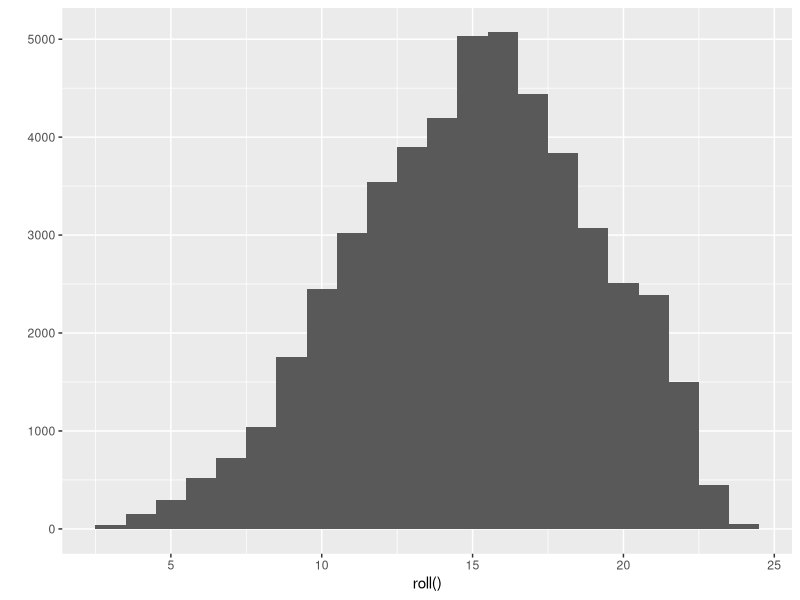

The R source for this figure: (Note: this script raises an error after producing the figure.)
## ---- chunk 1
# load ggplot library for histogramm
library(ggplot2)

# roll function
roll <- function(max_rolls = 50000, sides = 1:8, num_of_dice = 3) {

  # function to roll three 8 sided dice one time
  roll_once <- function(){
    dice <- sample(sides, num_of_dice, replace = TRUE, prob = c(1/10, 1/10, 1/10, 1/10, 1/10, 1/10, 3/10, 1/10))
    sum(dice)
  }
  
  # replicate the dice roll 50000 times and store the result in the object rolls
  rolls <- replicate(max_rolls, roll_once())
  
  # return the value of rolls
  return(rolls)
}

# produce a histogramm of the results
qplot(roll(), binwidth =1)
## ---- chunk 2
# function, that rescales vector
rescale01 <- function(x) {
  
  # check if all inputs are numeric
  if (!is.numeric(x)) {
    stop("inputs must all be numeric")
  }
  
  # map -Inf to 0 und Inf to 1
  x[x == -Inf] <- 0
  x[x == Inf] <- 1
  
  # return rescaled vector
  return(x)
}

# test cases
  # numeric vector
  a <- c(1, 2, 3, 4, 5)
  
  # vector with -Inf and Inf
  b <- c(-Inf, 0, 2, 4, Inf)
  
  # vector with NA value
  c <- c(NA, 3, 5, 6, 9)
  
  # non numeric vector
  d <- c("a", "b", "c")
  
# test runs
rescale01(a)
rescale01(b)
rescale01(c)
rescale01(d)
## ---- chunk 3
count_na_positions <- function(vec1, vec2) {
  # check if the vectors are of the same length
  if (length(vec1) != length(vec2)) {
    return("vectors must be the same length")
  }
  
  # return the number of positions that have an NA in both vectors
  na_count <- sum(is.na(vec1) & is.na(vec2))
  
  return(na_count)
}

#test run
vec1 <- c(1, 2, 3, NA, 5)
vec2 <- c(NA, 4, 7, NA, 9)

count_na_positions(vec1, vec2)
## ---- chunk 4

## ---- chunk 5

